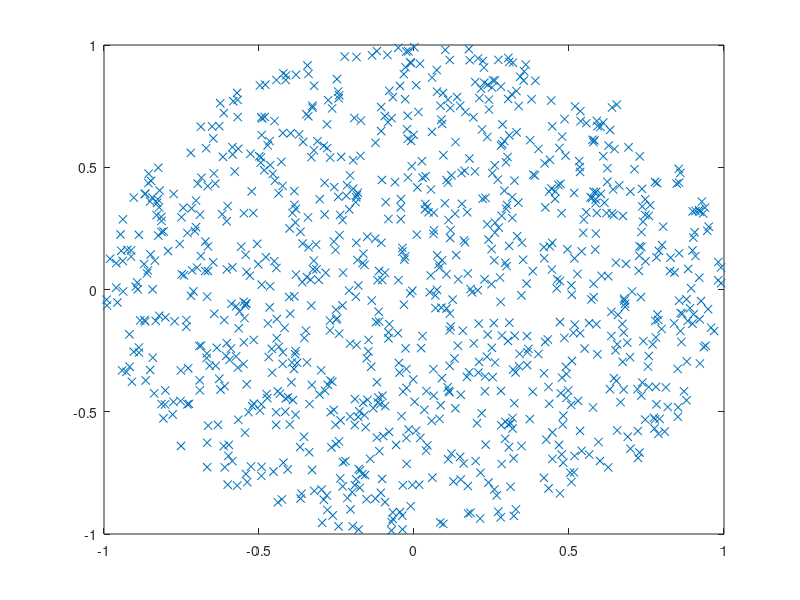

Recreate this plot in MATLAB.
disp('Random in Circle');

r     = (rand(1000, 1)).^.5;
theta = rand(1000, 1) .* (2*pi);

xy    = [r.*cos(theta) r.*sin(theta)];
plot(xy(:,1), xy(:,2), 'x');